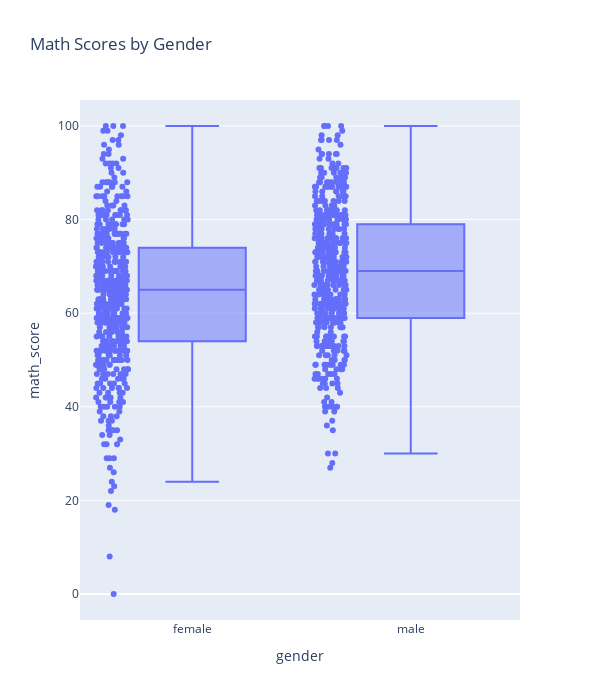

The cell this chart's notebook holds for it:
### Markdown cell above
Below we compare male and female performance across math, reading, and writing.

Observations:
- Females tend to outperform males in reading and writing.  
- Math performance is roughly equal across genders. Low female performers seem to skew female results. 
- This reflects common educational trends observed in broader research, where females excel in language-based subjects while math remains balanced.

### Code cell
#math scores by gender
px.box(df, 
       x = 'gender', 
       y = 'math_score', 
       points = 'all', 
       title = 'Math Scores by Gender', 
       height = 700, 
       width = 600
      )

### Figure 1 — Plotly figure (JSON) as saved in the notebook; plotly's stock layout.template omitted (floating-point values rounded to 4 significant figures; data arrays with more than 128 entries replaced by an {"elided": "..."} marker saying what was removed)
{"data": [{"alignmentgroup": "True", "boxpoints": "all", "hovertemplate": "gender=%{x}<br>math_score=%{y}<extra></extra>", "legendgroup": "", "marker": {"color": "#636efa"}, "name": "", "notched": false, "offsetgroup": "", "orientation": "v", "showlegend": false, "type": "box", "x": {"elided": "1000 str values"}, "x0": " ", "xaxis": "x", "y": {"elided": "1000 int values"}, "y0": " ", "yaxis": "y"}], "layout": {"boxmode": "group", "height": 700, "legend": {"tracegroupgap": 0}, "title": {"text": "Math Scores by Gender"}, "width": 600, "xaxis": {"anchor": "y", "domain": [0, 1], "title": {"text": "gender"}}, "yaxis": {"anchor": "x", "domain": [0, 1], "title": {"text": "math_score"}}}}
